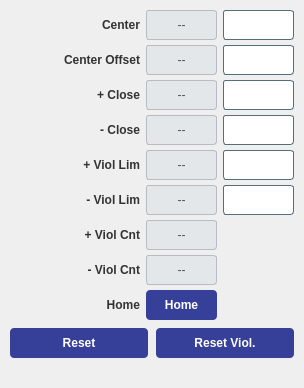
<widget class="QWidget" name="tab_1"><attribute name="title"><string>Spindle</string></attribute><layout class="QVBoxLayout" name="tv_32"><property name="spacing"><number>8</number></property><property name="leftMargin"><number>10</number></property><property name="topMargin"><number>10</number></property><property name="rightMargin"><number>10</number></property><property name="bottomMargin"><number>10</number></property><item><layout class="QGridLayout" name="grid_27"><property name="horizontalSpacing"><number>6</number></property><property name="verticalSpacing"><number>5</number></property><item row="0" column="0"><widget class="QLabel" name="lbl_2"><property name="styleSheet"><string notr="true">color: #333; font-weight: bold;</string></property><property name="minimumSize"><size><width>130</width><height>30</height></size></property><property name="text"><string>Center</string></property><property name="alignment"><set>Qt::AlignRight|Qt::AlignVCenter</set></property></widget></item><item row="0" column="1"><widget class="PyDMLabel" name="rb_3"><property name="minimumSize"><size><width>0</width><height>30</height></size></property><property name="sizePolicy"><sizepolicy hsizetype="Expanding" vsizetype="Fixed"><horstretch>1</horstretch><verstretch>0</verstretch></sizepolicy></property><property name="styleSheet"><string notr="true">background-color: #e4e7ea; color: #4a5259; border: 1px solid #b6bcc2; border-radius: 3px;</string></property><property name="alignment"><set>Qt::AlignCenter</set></property><property name="text"><string>--</string></property><property name="channel" stdset="0"><string>ca://${prefix}:MMS:01:fCenter_RBV</string></property></widget></item><item row="0" column="2"><widget class="PyDMLineEdit" name="set_4"><property name="minimumSize"><size><width>0</width><height>30</height></size></property><property name="sizePolicy"><sizepolicy hsizetype="Expanding" vsizetype="Fixed"><horstretch>1</horstretch><verstretch>0</verstretch></sizepolicy></property><property name="styleSheet"><string notr="true">background-color: #ffffff; color: #0c0c0c; border: 1px solid #546e7a; border-radius: 3px;</string></property><property name="alignment"><set>Qt::AlignCenter</set></property><property name="channel" stdset="0"><string>ca://${prefix}:MMS:01:fCenter</string></property></widget></item><item row="1" column="0"><widget class="QLabel" name="lbl_5"><property name="styleSheet"><string notr="true">color: #333; font-weight: bold;</string></property><property name="minimumSize"><size><width>130</width><height>30</height></size></property><property name="text"><string>Center Offset</string></property><property name="alignment"><set>Qt::AlignRight|Qt::AlignVCenter</set></property></widget></item><item row="1" column="1"><widget class="PyDMLabel" name="rb_6"><property name="minimumSize"><size><width>0</width><height>30</height></size></property><property name="sizePolicy"><sizepolicy hsizetype="Expanding" vsizetype="Fixed"><horstretch>1</horstretch><verstretch>0</verstretch></sizepolicy></property><property name="styleSheet"><string notr="true">background-color: #e4e7ea; color: #4a5259; border: 1px solid #b6bcc2; border-radius: 3px;</string></property><property name="alignment"><set>Qt::AlignCenter</set></property><property name="text"><string>--</string></property><property name="channel" stdset="0"><string>ca://${prefix}:MMS:01:fCenterOffset_RBV</string></property></widget></item><item row="1" column="2"><widget class="PyDMLineEdit" name="set_7"><property name="minimumSize"><size><width>0</width><height>30</height></size></property><property name="sizePolicy"><sizepolicy hsizetype="Expanding" vsizetype="Fixed"><horstretch>1</horstretch><verstretch>0</verstretch></sizepolicy></property><property name="styleSheet"><string notr="true">background-color: #ffffff; color: #0c0c0c; border: 1px solid #546e7a; border-radius: 3px;</string></property><property name="alignment"><set>Qt::AlignCenter</set></property><property name="channel" stdset="0"><string>ca://${prefix}:MMS:01:fCenterOffset</string></property></widget></item><item row="2" column="0"><widget class="QLabel" name="lbl_8"><property name="styleSheet"><string notr="true">color: #333; font-weight: bold;</string></property><property name="minimumSize"><size><width>130</width><height>30</height></size></property><property name="text"><string>+ Close</string></property><property name="alignment"><set>Qt::AlignRight|Qt::AlignVCenter</set></property></widget></item><item row="2" column="1"><widget class="PyDMLabel" name="rb_9"><property name="minimumSize"><size><width>0</width><height>30</height></size></property><property name="sizePolicy"><sizepolicy hsizetype="Expanding" vsizetype="Fixed"><horstretch>1</horstretch><verstretch>0</verstretch></sizepolicy></property><property name="styleSheet"><string notr="true">background-color: #e4e7ea; color: #4a5259; border: 1px solid #b6bcc2; border-radius: 3px;</string></property><property name="alignment"><set>Qt::AlignCenter</set></property><property name="text"><string>--</string></property><property name="channel" stdset="0"><string>ca://${prefix}:MMS:01:fStopPos_RBV</string></property></widget></item><item row="2" column="2"><widget class="PyDMLineEdit" name="set_10"><property name="minimumSize"><size><width>0</width><height>30</height></size></property><property name="sizePolicy"><sizepolicy hsizetype="Expanding" vsizetype="Fixed"><horstretch>1</horstretch><verstretch>0</verstretch></sizepolicy></property><property name="styleSheet"><string notr="true">background-color: #ffffff; color: #0c0c0c; border: 1px solid #546e7a; border-radius: 3px;</string></property><property name="alignment"><set>Qt::AlignCenter</set></property><property name="channel" stdset="0"><string>ca://${prefix}:MMS:01:fStopPos</string></property></widget></item><item row="3" column="0"><widget class="QLabel" name="lbl_11"><property name="styleSheet"><string notr="true">color: #333; font-weight: bold;</string></property><property name="minimumSize"><size><width>130</width><height>30</height></size></property><property name="text"><string>- Close</string></property><property name="alignment"><set>Qt::AlignRight|Qt::AlignVCenter</set></property></widget></item><item row="3" column="1"><widget class="PyDMLabel" name="rb_12"><property name="minimumSize"><size><width>0</width><height>30</height></size></property><property name="sizePolicy"><sizepolicy hsizetype="Expanding" vsizetype="Fixed"><horstretch>1</horstretch><verstretch>0</verstretch></sizepolicy></property><property name="styleSheet"><string notr="true">background-color: #e4e7ea; color: #4a5259; border: 1px solid #b6bcc2; border-radius: 3px;</string></property><property name="alignment"><set>Qt::AlignCenter</set></property><property name="text"><string>--</string></property><property name="channel" stdset="0"><string>ca://${prefix}:MMS:01:fStopNeg_RBV</string></property></widget></item><item row="3" column="2"><widget class="PyDMLineEdit" name="set_13"><property name="minimumSize"><size><width>0</width><height>30</height></size></property><property name="sizePolicy"><sizepolicy hsizetype="Expanding" vsizetype="Fixed"><horstretch>1</horstretch><verstretch>0</verstretch></sizepolicy></property><property name="styleSheet"><string notr="true">background-color: #ffffff; color: #0c0c0c; border: 1px solid #546e7a; border-radius: 3px;</string></property><property name="alignment"><set>Qt::AlignCenter</set></property><property name="channel" stdset="0"><string>ca://${prefix}:MMS:01:fStopNeg</string></property></widget></item><item row="4" column="0"><widget class="QLabel" name="lbl_14"><property name="styleSheet"><string notr="true">color: #333; font-weight: bold;</string></property><property name="minimumSize"><size><width>130</width><height>30</height></size></property><property name="text"><string>+ Viol Lim</string></property><property name="alignment"><set>Qt::AlignRight|Qt::AlignVCenter</set></property></widget></item><item row="4" column="1"><widget class="PyDMLabel" name="rb_15"><property name="minimumSize"><size><width>0</width><height>30</height></size></property><property name="sizePolicy"><sizepolicy hsizetype="Expanding" vsizetype="Fixed"><horstretch>1</horstretch><verstretch>0</verstretch></sizepolicy></property><property name="styleSheet"><string notr="true">background-color: #e4e7ea; color: #4a5259; border: 1px solid #b6bcc2; border-radius: 3px;</string></property><property name="alignment"><set>Qt::AlignCenter</set></property><property name="text"><string>--</string></property><property name="channel" stdset="0"><string>ca://${prefix}:MMS:01:fLimitPos_RBV</string></property></widget></item><item row="4" column="2"><widget class="PyDMLineEdit" name="set_16"><property name="minimumSize"><size><width>0</width><height>30</height></size></property><property name="sizePolicy"><sizepolicy hsizetype="Expanding" vsizetype="Fixed"><horstretch>1</horstretch><verstretch>0</verstretch></sizepolicy></property><property name="styleSheet"><string notr="true">background-color: #ffffff; color: #0c0c0c; border: 1px solid #546e7a; border-radius: 3px;</string></property><property name="alignment"><set>Qt::AlignCenter</set></property><property name="channel" stdset="0"><string>ca://${prefix}:MMS:01:fLimitPos</string></property></widget></item><item row="5" column="0"><widget class="QLabel" name="lbl_17"><property name="styleSheet"><string notr="true">color: #333; font-weight: bold;</string></property><property name="minimumSize"><size><width>130</width><height>30</height></size></property><property name="text"><string>- Viol Lim</string></property><property name="alignment"><set>Qt::AlignRight|Qt::AlignVCenter</set></property></widget></item><item row="5" column="1"><widget class="PyDMLabel" name="rb_18"><property name="minimumSize"><size><width>0</width><height>30</height></size></property><property name="sizePolicy"><sizepolicy hsizetype="Expanding" vsizetype="Fixed"><horstretch>1</horstretch><verstretch>0</verstretch></sizepolicy></property><property name="styleSheet"><string notr="true">background-color: #e4e7ea; color: #4a5259; border: 1px solid #b6bcc2; border-radius: 3px;</string></property><property name="alignment"><set>Qt::AlignCenter</set></property><property name="text"><string>--</string></property><property name="channel" stdset="0"><string>ca://${prefix}:MMS:01:fLimitNeg_RBV</string></property></widget></item><item row="5" column="2"><widget class="PyDMLineEdit" name="set_19"><property name="minimumSize"><size><width>0</width><height>30</height></size></property><property name="sizePolicy"><sizepolicy hsizetype="Expanding" vsizetype="Fixed"><horstretch>1</horstretch><verstretch>0</verstretch></sizepolicy></property><property name="styleSheet"><string notr="true">background-color: #ffffff; color: #0c0c0c; border: 1px solid #546e7a; border-radius: 3px;</string></property><property name="alignment"><set>Qt::AlignCenter</set></property><property name="channel" stdset="0"><string>ca://${prefix}:MMS:01:fLimitNeg</string></property></widget></item><item row="6" column="0"><widget class="QLabel" name="lbl_20"><property name="styleSheet"><string notr="true">color: #333; font-weight: bold;</string></property><property name="minimumSize"><size><width>130</width><height>30</height></size></property><property name="text"><string>+ Viol Cnt</string></property><property name="alignment"><set>Qt::AlignRight|Qt::AlignVCenter</set></property></widget></item><item row="6" column="1"><widget class="PyDMLabel" name="rb_21"><property name="minimumSize"><size><width>0</width><height>30</height></size></property><property name="sizePolicy"><sizepolicy hsizetype="Expanding" vsizetype="Fixed"><horstretch>1</horstretch><verstretch>0</verstretch></sizepolicy></property><property name="styleSheet"><string notr="true">background-color: #e4e7ea; color: #4a5259; border: 1px solid #b6bcc2; border-radius: 3px;</string></property><property name="alignment"><set>Qt::AlignCenter</set></property><property name="text"><string>--</string></property><property name="channel" stdset="0"><string>ca://${prefix}:MMS:01:nOvrCntPos_RBV</string></property></widget></item><item row="7" column="0"><widget class="QLabel" name="lbl_22"><property name="styleSheet"><string notr="true">color: #333; font-weight: bold;</string></property><property name="minimumSize"><size><width>130</width><height>30</height></size></property><property name="text"><string>- Viol Cnt</string></property><property name="alignment"><set>Qt::AlignRight|Qt::AlignVCenter</set></property></widget></item><item row="7" column="1"><widget class="PyDMLabel" name="rb_23"><property name="minimumSize"><size><width>0</width><height>30</height></size></property><property name="sizePolicy"><sizepolicy hsizetype="Expanding" vsizetype="Fixed"><horstretch>1</horstretch><verstretch>0</verstretch></sizepolicy></property><property name="styleSheet"><string notr="true">background-color: #e4e7ea; color: #4a5259; border: 1px solid #b6bcc2; border-radius: 3px;</string></property><property name="alignment"><set>Qt::AlignCenter</set></property><property name="text"><string>--</string></property><property name="channel" stdset="0"><string>ca://${prefix}:MMS:01:nOvrCntNeg_RBV</string></property></widget></item><item row="8" column="0"><widget class="QLabel" name="lbl_24"><property name="styleSheet"><string notr="true">color: #333; font-weight: bold;</string></property><property name="minimumSize"><size><width>130</width><height>30</height></size></property><property name="text"><string>Home</string></property><property name="alignment"><set>Qt::AlignRight|Qt::AlignVCenter</set></property></widget></item><item row="8" column="1"><widget class="PyDMPushButton" name="btn_25"><property name="minimumSize"><size><width>0</width><height>30</height></size></property><property name="styleSheet"><string notr="true">QPushButton { color: white; background-color: rgb(54,64,153); font-weight: bold; border-radius: 4px; } QPushButton:hover { background-color: #21618C; }</string></property><property name="text"><string>Home</string></property><property name="channel" stdset="0"><string>ca://${prefix}:MMS:01:eModeSelector</string></property><property name="pressValue" stdset="0"><string>5</string></property><property name="showConfirmDialog" stdset="0"><bool>true</bool></property><property name="confirmMessage" stdset="0"><string>Proceed with Home?</string></property></widget></item><item row="8" column="2"><widget class="PyDMByteIndicator" name="byte_26"><property name="minimumSize"><size><width>20</width><height>20</height></size></property><property name="channel" stdset="0"><string>ca://${prefix}:MMS:01:bCentered_RBV</string></property><property name="showLabels" stdset="0"><bool>false</bool></property><property name="circles" stdset="0"><bool>true</bool></property><property name="numBits" stdset="0"><number>1</number></property></widget></item></layout></item><item><layout class="QHBoxLayout" name="acts_30"><item><widget class="PyDMPushButton" name="btn_28"><property name="minimumSize"><size><width>0</width><height>30</height></size></property><property name="styleSheet"><string notr="true">QPushButton { color: white; background-color: rgb(54,64,153); font-weight: bold; border-radius: 4px; } QPushButton:hover { background-color: #21618C; }</string></property><property name="text"><string>Reset</string></property><property name="channel" stdset="0"><string>ca://${prefix}:MMS:01:bReset</string></property><property name="pressValue" stdset="0"><string>1</string></property><property name="showConfirmDialog" stdset="0"><bool>true</bool></property><property name="confirmMessage" stdset="0"><string>Proceed with Reset?</string></property></widget></item><item><widget class="PyDMPushButton" name="btn_29"><property name="minimumSize"><size><width>0</width><height>30</height></size></property><property name="styleSheet"><string notr="true">QPushButton { color: white; background-color: rgb(54,64,153); font-weight: bold; border-radius: 4px; } QPushButton:hover { background-color: #21618C; }</string></property><property name="text"><string>Reset Viol.</string></property><property name="channel" stdset="0"><string>ca://${prefix}:MMS:01:bResetCnt</string></property><property name="pressValue" stdset="0"><string>1</string></property><property name="showConfirmDialog" stdset="0"><bool>true</bool></property><property name="confirmMessage" stdset="0"><string>Proceed with Reset Viol.?</string></property></widget></item></layout></item><item><spacer name="vs_31"><property name="orientation"><enum>Qt::Vertical</enum></property><property name="sizeHint" stdset="0"><size><width>20</width><height>20</height></size></property></spacer></item></layout></widget>
